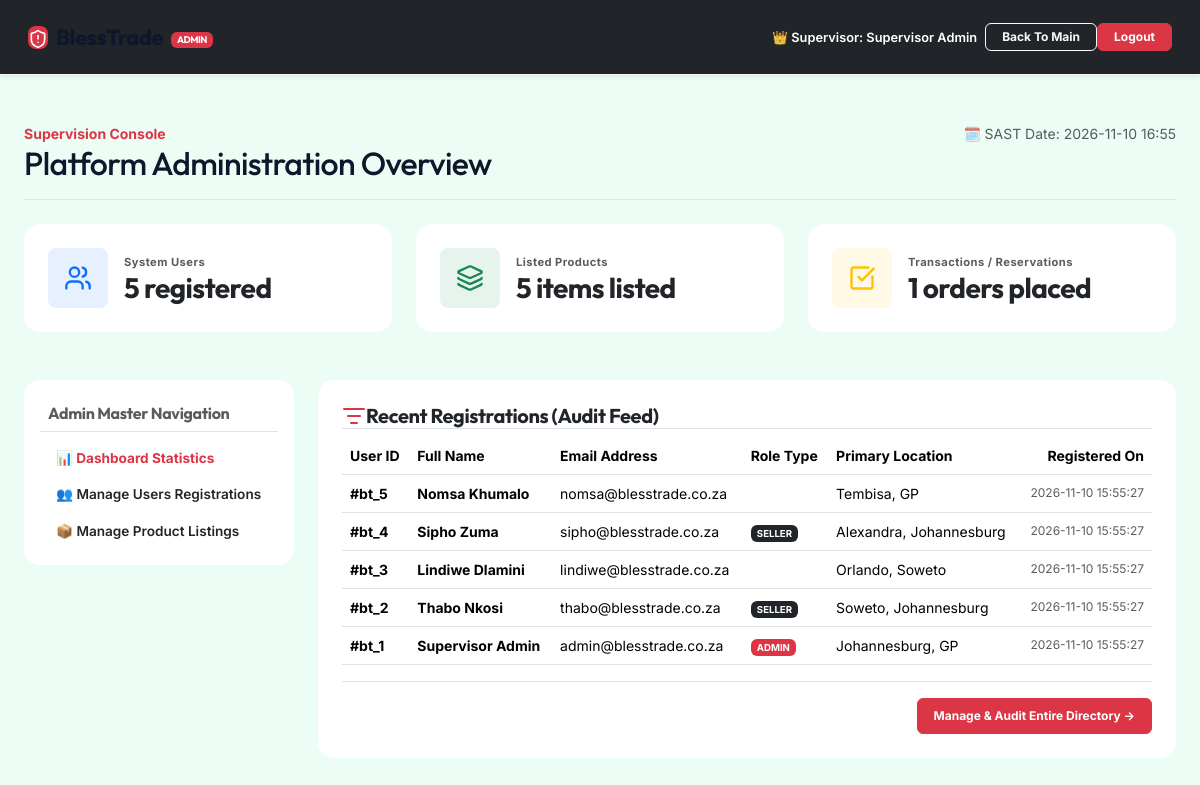
/admin/index.php (signed in), run on the app's committed database.
### tables this page shows
CREATE TABLE IF NOT EXISTS `users` (
  `id` int(11) NOT NULL AUTO_INCREMENT,
  `fullname` varchar(100) NOT NULL,
  `email` varchar(100) NOT NULL UNIQUE,
  `password` varchar(255) NOT NULL,
  `phone` varchar(30) DEFAULT NULL,
  `location` varchar(100) NOT NULL,
  `role` enum('buyer','seller','admin') NOT NULL DEFAULT 'buyer',
  `created_at` timestamp NOT NULL DEFAULT CURRENT_TIMESTAMP,
  PRIMARY KEY (`id`)
);

### admin/index.php (the view, shortened to what this page needs)
<?php
require_once '../includes/config.php';
$user_name = $_SESSION['user_fullname'];
$user_count_res = mysqli_query($conn, "SELECT COUNT(*) AS total FROM users");
$user_count = mysqli_fetch_assoc($user_count_res)['total'];
$prod_count_res = mysqli_query($conn, "SELECT COUNT(*) AS total FROM products");
$prod_count = mysqli_fetch_assoc($prod_count_res)['total'];
$ord_count_res = mysqli_query($conn, "SELECT COUNT(*) AS total FROM orders");
$ord_count = mysqli_fetch_assoc($ord_count_res)['total'];
$users_list = mysqli_query($conn, "SELECT * FROM users ORDER BY id DESC LIMIT 5");
?>
<!DOCTYPE html>
<html lang="en">
<head>
    <link href="https://cdn.jsdelivr.net/npm/bootstrap@5.3.2/dist/css/bootstrap.min.css" rel="stylesheet">
    <link href="../assets/css/style.css" rel="stylesheet">
</head>
<body style="background-color:#ecfdf5;">
<nav class="navbar navbar-expand-lg navbar-dark bg-dark sticky-top shadow-sm py-3 px-3">
    <div class="container-fluid">
        <a class="navbar-brand d-flex align-items-center gap-2 text-white" href="../index.php">
            <div class="bg-danger p-1.5 rounded-3" style="color:white; line-height:1;">
                <i data-lucide="shield-alert" style="width:20px; height:20px;"></i>
            </div>
            <span>BlessTrade <span class="badge bg-danger text-xs ms-1" style="font-size:0.6rem; vertical-align:middle;">ADMIN</span></span>
        </a>
        <div class="d-flex align-items-center gap-2.5">
            <span class="text-white text-xs fw-semibold me-2 d-none d-md-inline" style="font-size:0.8rem;">
                👑 Supervisor: <?php echo htmlspecialchars($user_name); ?>
            </span>
            <a href="../index.php" class="btn btn-outline-light btn-sm fw-bold px-3 py-1.5 rounded-2" style="font-size:0.75rem;">
                Back To Main
            </a>
            <a href="../logout.php" class="btn btn-danger btn-sm fw-bold px-3 py-1.5 rounded-2" style="font-size:0.75rem;">
                Logout
            </a>
        </div>
    </div>
</nav>
<div class="container-fluid max-width-7xl px-4 py-5 text-start">
    <div class="border-bottom pb-3 mb-4 d-flex justify-content-between align-items-baseline flex-wrap">
        <div>
            <span class="text-xs text-danger uppercase fw-bold font-mono tracking-wider">Supervision Console</span>
            <h1 class="h2 fw-extrabold text-slate-900 font-display mb-0">Platform Administration Overview</h1>
        </div>
        <div class="font-mono text-xs text-muted">
            🗓️ SAST Date: <?php echo date('Y-m-d H:i'); ?>
        </div>
    </div>
    <div class="row g-4 mb-5">
        <div class="col-md-4">
            <div class="card border-0 shadow-xs rounded-4 p-4 d-flex flex-row align-items-center gap-3">
                <div class="bg-primary text-white p-3 rounded-3" style="--bs-bg-opacity: .1; color:#0d6efd !important;">
                    <i data-lucide="users" style="width:28px; height:28px;"></i>
                </div>
                <div>
                    <span class="text-xs text-muted uppercase fw-bold" style="font-size:0.7rem; letter-spacing:0.04em;">System Users</span>
                    <h3 class="fw-extrabold font-display mb-0 text-slate-900"><?php echo $user_count; ?> registered</h3>
                </div>
            </div>
        </div>
        <div class="col-md-4">
            <div class="card border-0 shadow-xs rounded-4 p-4 d-flex flex-row align-items-center gap-3">
                <div class="bg-success text-white p-3 rounded-3" style="--bs-bg-opacity: .1; color:#198754 !important;">
                    <i data-lucide="layers" style="width:28px; height:28px;"></i>
                </div>
                <div>
                    <span class="text-xs text-muted uppercase fw-bold" style="font-size:0.7rem; letter-spacing:0.04em;">Listed Products</span>
                    <h3 class="fw-extrabold font-display mb-0 text-slate-900"><?php echo $prod_count; ?> items listed</h3>
                </div>
            </div>
        </div>
        <div class="col-md-4">
            <div class="card border-0 shadow-xs rounded-4 p-4 d-flex flex-row align-items-center gap-3">
                <div class="bg-warning text-white p-3 rounded-3" style="--bs-bg-opacity: .1; color:#ffc107 !important;">
                    <i data-lucide="check-square" style="width:28px; height:28px;"></i>
                </div>
                <div>
                    <span class="text-xs text-muted uppercase fw-bold" style="font-size:0.7rem; letter-spacing:0.04em;">Transactions / Reservations</span>
                    <h3 class="fw-extrabold font-display mb-0 text-slate-900"><?php echo $ord_count; ?> orders placed</h3>
                </div>
            </div>
        </div>
    </div>
    <div class="row g-4">
        <div class="col-lg-3">
            <div class="card border-0 rounded-4 shadow-xs p-3">
                <h6 class="text-xs uppercase fw-bold tracking-widest text-muted p-2 border-bottom">Admin Master Navigation</h6>
                <div class="list-group list-group-flush" style="font-size: 0.85rem;">
                    <a href="index.php" class="list-group-item list-group-item-action border-0 py-2.5 fw-bold text-danger">
                        📊 Dashboard Statistics
                    </a>
                    <a href="users.php" class="list-group-item list-group-item-action border-0 py-2.5 fw-semibold text-slate-700">
                        👥 Manage Users Registrations
                    </a>
                    <a href="products.php" class="list-group-item list-group-item-action border-0 py-2.5 fw-semibold text-slate-700">
                        📦 Manage Product Listings
                    </a>
                </div>
            </div>
        </div>
        <div class="col-lg-9">
            <div class="card border-0 rounded-4 shadow-xs p-4">
                <h5 class="fw-bold text-slate-900 border-bottom pb-2.5 mb-3.5 font-display d-flex align-items-center gap-1.5">
                    <i data-lucide="list-filter" class="text-danger"></i> Recent Registrations (Audit Feed)
                </h5>
                <div class="table-responsive text-sm">
                    <table class="table align-middle">
                        <thead>
                            <tr class="text-xs text-muted uppercase font-display tracking-wider border-bottom">
                                <th>User ID</th>
                                <th>Full Name</th>
                                <th>Email Address</th>
                                <th>Role Type</th>
                                <th>Primary Location</th>
                                <th class="text-end">Registered On</th>
                            </tr>
                        </thead>
                        <tbody>
                            <?php if ($users_list && mysqli_num_rows($users_list) > 0): ?>
                                <?php while ($u = mysqli_fetch_assoc($users_list)): ?>
                                    <tr>
                                        <td class="font-mono fw-bold">#bt_<?php echo $u['id']; ?></td>
                                        <td><b><?php echo htmlspecialchars($u['fullname']); ?></b></td>
                                        <td><?php echo htmlspecialchars($u['email']); ?></td>
                                        <td>
                                            <?php if ($u['role'] === 'admin'): ?>
                                                <span class="badge bg-danger text-white uppercase" style="font-size:0.6rem;">ADMIN</span>
                                            <?php elseif ($u['role'] === 'seller'): ?>
                                                <span class="badge bg-dark text-white uppercase" style="font-size:0.6rem;">SELLER</span>
                                            <?php else: ?>
                                                <span class="badge bg-emerald-100 text-emerald-800 uppercase" style="font-size:0.6rem;">BUYER</span>
                                            <?php endif; ?>
                                        </td>
                                        <td><?php echo htmlspecialchars($u['location']); ?></td>
                                        <td class="font-mono text-muted text-end" style="font-size: 0.75rem;"><?php echo $u['created_at']; ?></td>
                                    </tr>
                                <?php endwhile; ?>
                            <?php else: ?>
                                <tr>
                                    <td colspan="6" class="text-center py-4 text-muted">No users currently registered on database.</td>
                                </tr>
                            <?php endif; ?>
                        </tbody>
                    </table>
                </div>
                <div class="pt-3 border-top text-end">
                    <a href="users.php" class="btn btn-danger btn-sm fw-bold px-3 py-2 rounded-2" style="font-size: 0.75rem;">Manage & Audit Entire Directory &rarr;</a>
                </div>
            </div>
        </div>
    </div>
</div>
</body>
</html>

### assets/css/style.css (style rules this page uses)
:root { --primary-color: #059669; --primary-hover: #047857; --primary-light: #ecfdf5; --secondary-color: #0f172a; --accent-color: #f59e0b; --accent-light: #fef3c7; --bg-color: #f0fdf4; --text-dark: #0f172a; --text-muted: #64748b; --border-light: #f1f5f9; --font-sans: 'Inter', system-ui, -apple-system, BlinkMacSystemFont, "Segoe UI", Roboto, sans-serif; --font-display: 'Outfit', 'Inter', sans-serif; --font-mono: 'JetBrains Mono', monospace; }
body { background-color: var(--bg-color); color: var(--text-dark); font-family: var(--font-sans); font-size: 14px; -webkit-font-smoothing: antialiased; }
h1, h2, h3, h4, h5, h6, .navbar-brand { font-family: var(--font-display); font-weight: 700; letter-spacing: -0.02em; }
.navbar { background-color: #ffffff; border-bottom: 1px solid var(--border-light); padding: 1rem 1.5rem; }
.navbar-brand { font-size: 1.35rem; font-weight: 800; color: var(--secondary-color) !important; }

### data on the page
users: id "5", fullname "Nomsa Khumalo", email "nomsa@blesstrade.co.za", location "Tembisa, GP", created_at "2026-11-10 15:55:27"
users: id "4", fullname "Sipho Zuma", email "sipho@blesstrade.co.za", role "SELLER", location "Alexandra, Johannesburg", created_at "2026-11-10 15:55:27"
users: id "3", fullname "Lindiwe Dlamini", email "lindiwe@blesstrade.co.za", location "Orlando, Soweto", created_at "2026-11-10 15:55:27"
users: id "2", fullname "Thabo Nkosi", email "thabo@blesstrade.co.za", role "SELLER", location "Soweto, Johannesburg", created_at "2026-11-10 15:55:27"
users: id "1", fullname "Supervisor Admin", email "admin@blesstrade.co.za", role "ADMIN", location "Johannesburg, GP", created_at "2026-11-10 15:55:27"

### other printed values
$user_name "Supervisor Admin"
$user_count "5"
$prod_count "5"
$ord_count "1"
